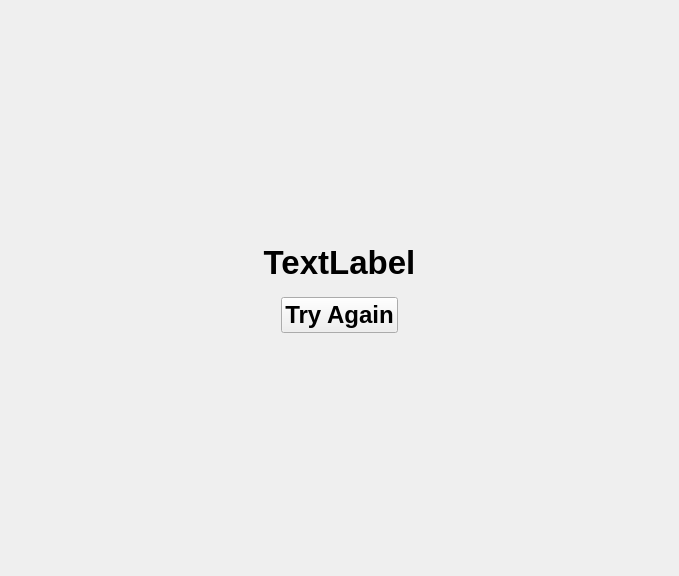
<?xml version="1.0" encoding="UTF-8"?>
<ui version="4.0">
 <class>QKxTermStatusForm</class>
 <widget class="QWidget" name="QKxTermStatusForm">
  <property name="geometry">
   <rect>
    <x>0</x>
    <y>0</y>
    <width>679</width>
    <height>576</height>
   </rect>
  </property>
  <property name="windowTitle">
   <string>Form</string>
  </property>
  <layout class="QHBoxLayout" name="horizontalLayout">
   <item>
    <spacer name="horizontalSpacer">
     <property name="orientation">
      <enum>Qt::Horizontal</enum>
     </property>
     <property name="sizeHint" stdset="0">
      <size>
       <width>161</width>
       <height>20</height>
      </size>
     </property>
    </spacer>
   </item>
   <item>
    <layout class="QVBoxLayout" name="verticalLayout_7">
     <item>
      <spacer name="verticalSpacer_5">
       <property name="orientation">
        <enum>Qt::Vertical</enum>
       </property>
       <property name="sizeHint" stdset="0">
        <size>
         <width>20</width>
         <height>40</height>
        </size>
       </property>
      </spacer>
     </item>
     <item>
      <widget class="QWidget" name="msgArea" native="true">
       <property name="minimumSize">
        <size>
         <width>0</width>
         <height>100</height>
        </size>
       </property>
       <layout class="QVBoxLayout" name="verticalLayout">
        <item>
         <layout class="QVBoxLayout" name="showArea">
          <item>
           <widget class="QLabel" name="msg">
            <property name="font">
             <font>
              <pointsize>25</pointsize>
              <weight>75</weight>
              <bold>true</bold>
             </font>
            </property>
            <property name="styleSheet">
             <string notr="true"/>
            </property>
            <property name="text">
             <string>TextLabel</string>
            </property>
            <property name="alignment">
             <set>Qt::AlignCenter</set>
            </property>
            <property name="textInteractionFlags">
             <set>Qt::NoTextInteraction</set>
            </property>
           </widget>
          </item>
          <item>
           <spacer name="verticalSpacer">
            <property name="orientation">
             <enum>Qt::Vertical</enum>
            </property>
            <property name="sizeType">
             <enum>QSizePolicy::Fixed</enum>
            </property>
            <property name="sizeHint" stdset="0">
             <size>
              <width>20</width>
              <height>10</height>
             </size>
            </property>
           </spacer>
          </item>
          <item>
           <layout class="QHBoxLayout" name="horizontalLayout_2">
            <item>
             <spacer name="horizontalSpacer_3">
              <property name="orientation">
               <enum>Qt::Horizontal</enum>
              </property>
              <property name="sizeHint" stdset="0">
               <size>
                <width>40</width>
                <height>20</height>
               </size>
              </property>
             </spacer>
            </item>
            <item>
             <widget class="QPushButton" name="btnTry">
              <property name="font">
               <font>
                <pointsize>18</pointsize>
                <weight>75</weight>
                <bold>true</bold>
               </font>
              </property>
              <property name="text">
               <string>Try Again</string>
              </property>
              <property name="icon">
               <iconset resource="feidesk.qrc">
                <normaloff>:/resource/skin/reload.png</normaloff>:/resource/skin/reload.png</iconset>
              </property>
              <property name="iconSize">
               <size>
                <width>32</width>
                <height>32</height>
               </size>
              </property>
             </widget>
            </item>
            <item>
             <spacer name="horizontalSpacer_4">
              <property name="orientation">
               <enum>Qt::Horizontal</enum>
              </property>
              <property name="sizeHint" stdset="0">
               <size>
                <width>40</width>
                <height>20</height>
               </size>
              </property>
             </spacer>
            </item>
           </layout>
          </item>
         </layout>
        </item>
       </layout>
      </widget>
     </item>
     <item>
      <spacer name="verticalSpacer_6">
       <property name="orientation">
        <enum>Qt::Vertical</enum>
       </property>
       <property name="sizeHint" stdset="0">
        <size>
         <width>20</width>
         <height>40</height>
        </size>
       </property>
      </spacer>
     </item>
    </layout>
   </item>
   <item>
    <spacer name="horizontalSpacer_2">
     <property name="orientation">
      <enum>Qt::Horizontal</enum>
     </property>
     <property name="sizeHint" stdset="0">
      <size>
       <width>160</width>
       <height>20</height>
      </size>
     </property>
    </spacer>
   </item>
  </layout>
 </widget>
 <resources>
  <include location="feidesk.qrc"/>
 </resources>
 <connections/>
</ui>
